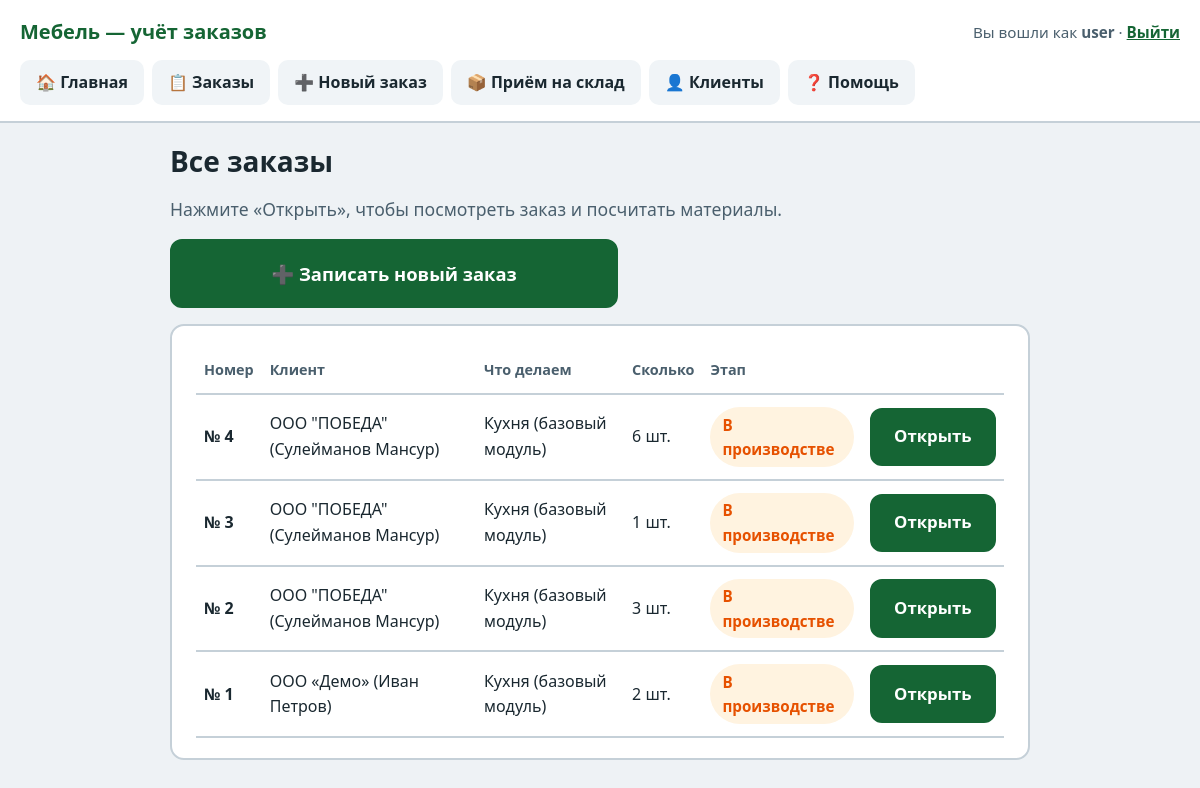
Screenshot of /orders/ (signed in) with the database file from the repository.
### orders/models.py (models this page shows, shortened)
class Order(models.Model):
    customer = models.ForeignKey(
        "customers.Customer",
        on_delete=models.PROTECT,
        related_name="orders",
        verbose_name="Клиент",
    )
    product_template = models.ForeignKey(
        "catalog.ProductTemplate",
        on_delete=models.PROTECT,
        related_name="orders",
        verbose_name="Изделие (шаблон)",
    )
    quantity = models.PositiveIntegerField(
        "Количество изделий",
        default=1,
        validators=[MinValueValidator(1)],
    )
    status = models.CharField(
        "Статус",
        max_length=32,
        choices=OrderStatus.choices,
        default=OrderStatus.NEW,
        db_index=True,
    )
    notes = models.TextField("Примечания", blank=True)
    internal_number = models.CharField("Внутренний номер", max_length=64, blank=True, db_index=True)
    created_at = models.DateTimeField(auto_now_add=True)
    updated_at = models.DateTimeField(auto_now=True)
    created_by = models.ForeignKey(
        settings.AUTH_USER_MODEL,
        on_delete=models.SET_NULL,
        null=True,
        blank=True,
        related_name="orders_created",
    )
    class Meta:
        verbose_name = "Заказ"
        verbose_name_plural = "Заказы"
        ordering = ["-created_at"]

### customers/models.py (models this page shows)
class Customer(models.Model):
    name = models.CharField("Имя / контактное лицо", max_length=255)
    organization = models.CharField("Организация", max_length=255, blank=True)
    phone = models.CharField("Телефон", max_length=32, unique=True)
    email = models.EmailField("E-mail", blank=True)
    address = models.TextField("Адрес", blank=True)
    requisites = models.TextField("Реквизиты", blank=True)
    manager_notes = models.TextField("Комментарии менеджера", blank=True)
    preferences = models.TextField("Предпочтения клиента", blank=True)
    payment_status = models.CharField(
        "Статус оплаты",
        max_length=20,
        choices=PaymentStatus.choices,
        default=PaymentStatus.UNKNOWN,
    )
    is_active = models.BooleanField("Активен", default=True)
    created_at = models.DateTimeField(auto_now_add=True)
    updated_at = models.DateTimeField(auto_now=True)
    class Meta:
        verbose_name = "Клиент"
        verbose_name_plural = "Клиенты"
        ordering = ["organization", "name"]
    def __str__(self) -> str:
        if self.organization:
            return f"{self.organization} ({self.name})"
        return self.name

### catalog/models.py (models this page shows, shortened)
class ProductTemplate(models.Model):
    code = models.SlugField("Код", max_length=64, unique=True)
    name = models.CharField("Название", max_length=255)
    description = models.TextField("Описание", blank=True)
    is_active = models.BooleanField(default=True)
    created_at = models.DateTimeField(auto_now_add=True)
    class Meta:
        verbose_name = "Шаблон изделия"
        verbose_name_plural = "Шаблоны изделий"
        ordering = ["name"]

### orders/web_views.py (the view)
# urls.py: path("orders/", web_views.order_list, name="order-list"),
@login_required
def order_list(request):
    orders = (
        Order.objects.select_related("customer", "product_template")
        .annotate(req_count=Count("purchase_requisitions", filter=~Q(purchase_requisitions__status=RequisitionStatus.RECEIVED)))
        .order_by("-created_at")
    )
    return render(request, "orders/order_list.html", {"orders": orders})

### orders/templatetags/order_ui.py (called while the page is built)
@register.filter
def status_css(status_code: str) -> str:
    return STATUS_CSS.get(status_code, "status-new")

### templates/orders/order_list.html (shortened to what this page needs)
{% extends "base.html" %}
{% load order_ui %}
{% block content %}
<h1>Все заказы</h1>
<p class="lead">Нажмите «Открыть», чтобы посмотреть заказ и посчитать материалы.</p>
<p class="actions">
  <a class="btn btn-primary btn-lg" href="{% url 'order-create' %}">➕ Записать новый заказ</a>
</p>
<div class="card">
  {% if orders %}
  <table>
    <thead>
      <tr>
        <th>Номер</th>
        <th>Клиент</th>
        <th>Что делаем</th>
        <th>Сколько</th>
        <th>Этап</th>
        <th></th>
      </tr>
    </thead>
    <tbody>
      {% for o in orders %}
      <tr>
        <td><strong>№ {{ o.pk }}</strong></td>
        <td>{{ o.customer }}</td>
        <td>{{ o.product_template.name }}</td>
        <td>{{ o.quantity }} шт.</td>
        <td>
          <span class="status-badge {{ o.status|status_css }}">{{ o.get_status_display }}</span>
        </td>
        <td><a class="btn btn-primary" href="{% url 'order-detail' o.pk %}">Открыть</a></td>
      </tr>
      {% endfor %}
    </tbody>
  </table>
  {% else %}
  <div class="box-info">
    <p><strong>Заказов пока нет.</strong></p>
    <p>Нажмите кнопку «Записать новый заказ» выше.</p>
  </div>
  {% endif %}
</div>
{% endblock %}

### templates/base.html (shortened to what this page needs)
{% load static %}
<!DOCTYPE html>
<html lang="ru">
<head>
  <link rel="stylesheet" href="{% static 'css/app.css' %}">
</head>
<body>
<header>
  <div class="header-top">
    <a class="logo" href="{% url 'dashboard' %}">Мебель — учёт заказов</a>
    <div class="user-bar">
      {% if user.is_authenticated %}
        Вы вошли как <strong>{{ user.get_username }}</strong> ·
        <a href="{% url 'logout' %}">Выйти</a>
      {% else %}
        <a href="{% url 'login' %}">Войти в программу</a>
      {% endif %}
    </div>
  </div>
  {% if user.is_authenticated %}
  <nav>
    <a href="{% url 'dashboard' %}">🏠 Главная</a>
    <a href="{% url 'order-list' %}">📋 Заказы</a>
    <a href="{% url 'order-create' %}">➕ Новый заказ</a>
    <a href="{% url 'warehouse-requisition-list' %}">📦 Приём на склад</a>
    <a href="{% url 'customer-list' %}">👤 Клиенты</a>
    <a href="{% url 'help' %}">❓ Помощь</a>
  </nav>
  {% endif %}
</header>
<main>
  {% block content %}{% endblock %}
</main>
</body>
</html>

### static/css/app.css (style rules this page uses)
:root { --bg: #eef2f5; --card: #fff; --border: #c5d0d8; --accent: #156534; --accent-hover: #0f4d28; --text: #1a2830; --muted: #4a5f6d; --warn-bg: #fff8e6; --warn-border: #e6c200; --ok-bg: #e8f5e9; --ok-border: #81c784; --info-bg: #e3f2fd; --info-border: #64b5f6; }
* { box-sizing: border-box; }
body { font-family: "Segoe UI", system-ui, -apple-system, Roboto, sans-serif; margin: 0; background: var(--bg); color: var(--text); line-height: 1.6; font-size: 18px; }
header { background: var(--card); border-bottom: 2px solid var(--border); padding: 1rem 1.25rem; }
.header-top { display: flex; flex-wrap: wrap; align-items: center; justify-content: space-between; gap: 0.75rem; margin-bottom: 0.75rem; }
.logo { font-size: 1.25rem; font-weight: 700; color: var(--accent); text-decoration: none; }
nav { display: flex; flex-wrap: wrap; gap: 0.5rem; }
nav a { display: inline-block; padding: 0.6rem 1rem; border-radius: 10px; background: #f0f4f7; color: var(--text); text-decoration: none; font-weight: 600; font-size: 1rem; }
.user-bar { font-size: 0.95rem; color: var(--muted); }
.user-bar a { color: var(--accent); font-weight: 600; }
main { max-width: 900px; margin: 0 auto; padding: 1.25rem; }
h1 { font-size: 1.75rem; margin: 0 0 1rem; line-height: 1.3; }
.card { background: var(--card); border: 2px solid var(--border); border-radius: 14px; padding: 1.25rem 1.5rem; margin-bottom: 1.25rem; }
.lead { font-size: 1.1rem; color: var(--muted); margin: 0 0 1rem; }
.btn { display: inline-block; padding: 0.85rem 1.4rem; border-radius: 12px; border: 2px solid var(--border); background: var(--card); cursor: pointer; font-weight: 700; font-size: 1.05rem; text-decoration: none; color: var(--text); text-align: center; }
.btn-primary { background: var(--accent); color: #fff; border-color: var(--accent); }
.btn-lg { padding: 1.1rem 1.6rem; font-size: 1.15rem; width: 100%; max-width: 28rem; }
.actions { display: flex; flex-wrap: wrap; gap: 0.75rem; margin: 1rem 0; }
table { width: 100%; border-collapse: collapse; font-size: 1rem; }
th, td { text-align: left; padding: 0.75rem 0.5rem; border-bottom: 2px solid var(--border); vertical-align: middle; }
th { font-size: 0.9rem; color: var(--muted); font-weight: 700; }
.status-badge { display: inline-block; padding: 0.35rem 0.75rem; border-radius: 999px; font-weight: 700; font-size: 0.95rem; }
.status-work { background: #fff3e0; color: #e65100; }

### rows the page displays
Order: pk "4", customer "ООО \"ПОБЕДА\" (Сулейманов Мансур)", product_template.name "Кухня (базовый модуль)", quantity "6", status "В производстве"
Order: pk "3", customer "ООО \"ПОБЕДА\" (Сулейманов Мансур)", product_template.name "Кухня (базовый модуль)", quantity "1", status "В производстве"
Order: pk "2", customer "ООО \"ПОБЕДА\" (Сулейманов Мансур)", product_template.name "Кухня (базовый модуль)", quantity "3", status "В производстве"
Order: pk "1", customer "ООО «Демо» (Иван Петров)", product_template.name "Кухня (базовый модуль)", quantity "2", status "В производстве"

### other values shown
{{ user.get_username }} "user"
